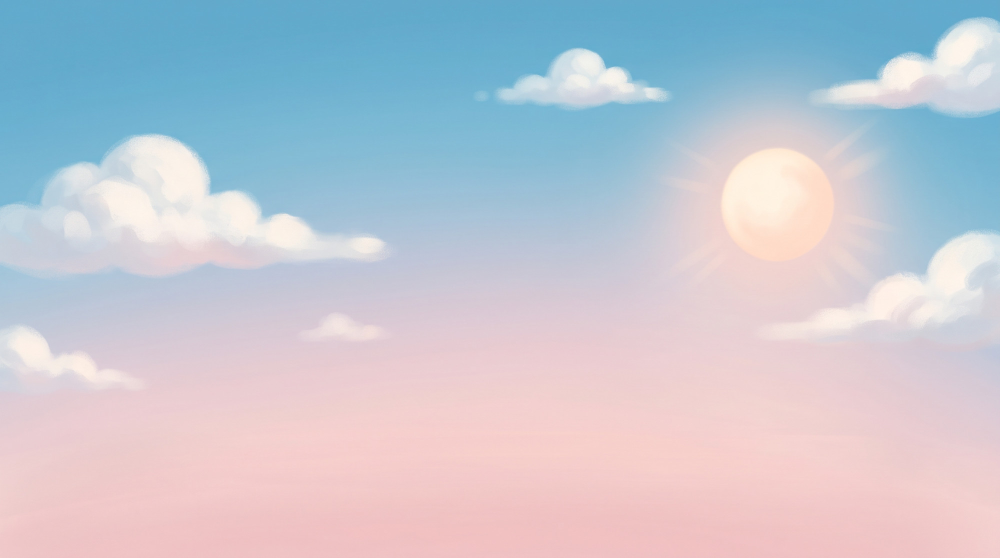
#> input picture godot/art_src/bg_sky.jpg, 2000 x 1116 px (shown at 1/2 size)
$ python make_bg.py
#> lines starting #> are read from the running program, lines starting #| are printed output that depends on the picture; after the words box and inside, x2 and y2 are one past the last pixel; in counts of white or black regions, pixels touching at a corner belong together
#!/usr/bin/env python3
"""Turns the generated scenery images into game backgrounds.

  sky   - used as is (art/bg/sky.jpg)
  hills - the generator filled the area above the hills with magenta (as
          asked) but also painted a strip of hills above that. Everything down
          to the end of the magenta band is dropped, the remaining magenta
          fringe is keyed out, and the hills are saved as art/bg/hills.png
          with a transparent top edge.

    python3 godot/tools/make_bg.py
"""
from pathlib import Path

import numpy as np
from PIL import Image
from scipy import ndimage

ROOT = Path(__file__).resolve().parent.parent
SRC, OUT = ROOT / 'art_src', ROOT / 'art' / 'bg'
OUT.mkdir(parents=True, exist_ok=True)

Image.open(SRC / 'bg_sky.jpg').convert('RGB').save(OUT / 'sky.jpg', quality=92)

rgb = np.asarray(Image.open(SRC / 'bg_hills.jpg').convert('RGB')).astype(np.float32)
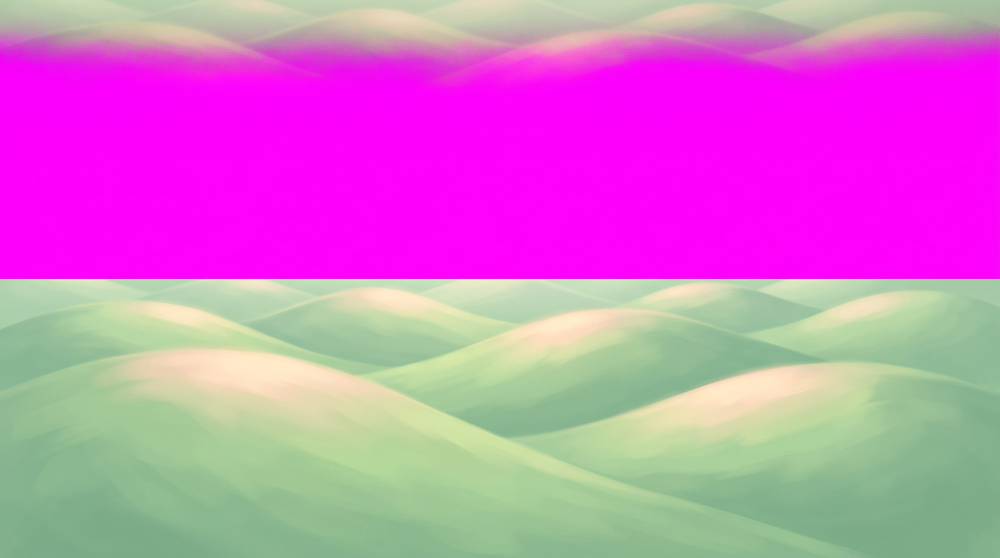
#> input picture godot/art_src/bg_hills.jpg, 2000 x 1116 px (shown at 1/2 size)
r, g, b = rgb[..., 0], rgb[..., 1], rgb[..., 2]
magenta = (np.minimum(r, b) - g) / 255.0          # > 0.4 is the key colour
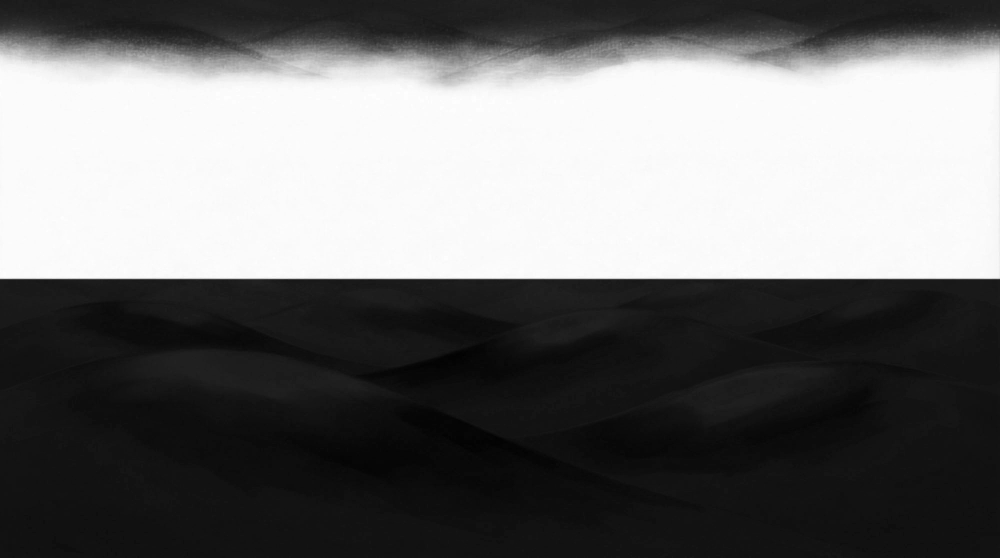
#> magenta: shape (1116, 2000) float32 (shown at 1/2 size); min -0.271, max 1, mean 0.298; drawn with min black and max white
rows = (magenta > 0.4).mean(axis=1)
#> rows = 1116 values, max 1 at index 121, min 0 at index 0, mean 0.409
band = np.where(rows > 0.5)[0]
#> band = 456 values from 102 to 557
top = int(band.max()) + 1                          # first row below the band
#> top = 558
hills = rgb[top:]
m = magenta[top:]
alpha = 1.0 - np.clip((m - 0.12) / 0.3, 0, 1)
# soften the very top edge so the hills melt into the sky
fade = np.clip(np.arange(hills.shape[0]) / 18.0, 0, 1)[:, None]
#> fade = 558 values from 0 to 1
alpha = alpha * fade
excess = np.clip(np.minimum(hills[..., 0], hills[..., 2]) - hills[..., 1], 0, None)
hills[..., 0] -= excess
hills[..., 2] -= excess
out = np.dstack([hills, alpha * 255]).clip(0, 255).astype(np.uint8)
Image.fromarray(out, 'RGBA').save(OUT / 'hills.png')
print(f'sky.jpg, hills.png ({out.shape[1]}x{out.shape[0]}, cut at row {top})')
#| sky.jpg, hills.png (2000x558, cut at row 558)

# meadow: a foreground strip of grass and wildflowers under a magenta sky.
# Keep it from the tallest stalk down, keyed, at most 1600 wide.
rgb = np.asarray(Image.open(SRC / 'bg_meadow.jpg').convert('RGB')).astype(np.float32)
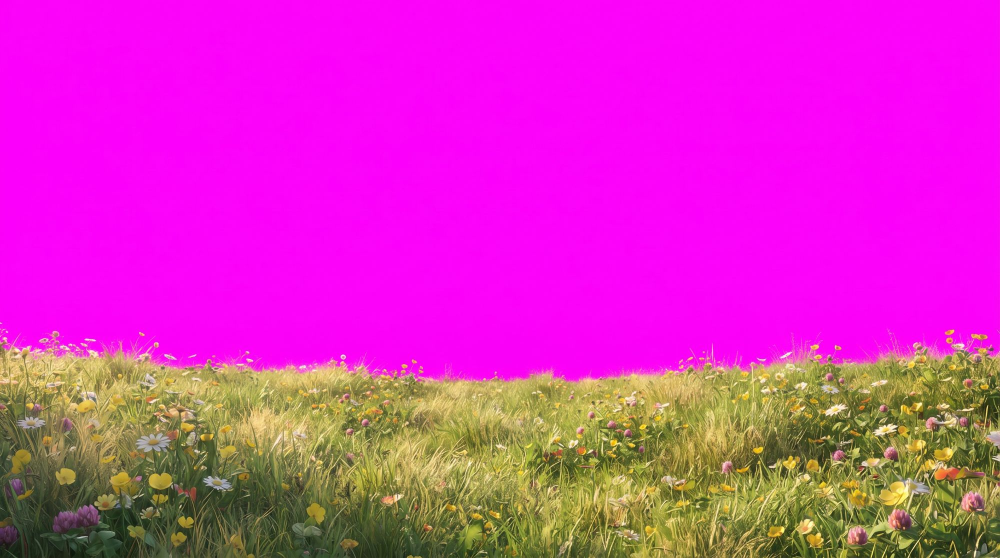
#> input picture godot/art_src/bg_meadow.jpg, 2000 x 1116 px (shown at 1/2 size)
r, g, b = rgb[..., 0], rgb[..., 1], rgb[..., 2]
magenta = (np.minimum(r, b) - g) / 255.0
alpha = 1.0 - np.clip((magenta - 0.04) / 0.2, 0, 1)
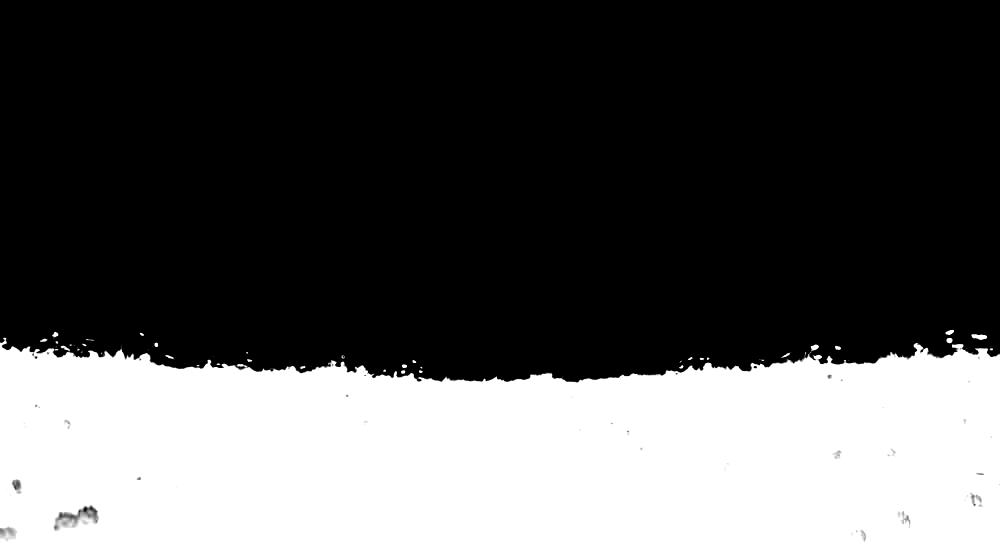
#> alpha: shape (1116, 2000) float32 (shown at 1/2 size); min 0, max 1, mean 0.344
alpha = np.where(alpha > 0.35, alpha, 0.0)   # no pink haze round the stalks
top = int(np.where((alpha > 0.5).mean(axis=1) > 0.002)[0].min())
#> top = 660
mead, alpha = rgb[top:], alpha[top:]
#> alpha: shape (456, 2000) float32
alpha = alpha * np.clip(np.arange(mead.shape[0]) / 40.0, 0, 1)[:, None]
excess = np.clip(np.minimum(mead[..., 0], mead[..., 2]) - mead[..., 1], 0, None)
#> excess: shape (456, 2000) float32
mead[..., 0] -= excess
mead[..., 2] -= excess
# the stalk tips along the top edge carry a pink blend from the backdrop:
# there, nothing may be redder or bluer than it is green
band = (np.arange(mead.shape[0]) < 120)[:, None]
pink = band & (mead[..., 0] > mead[..., 1]) & (mead[..., 2] > mead[..., 1] * 0.85)
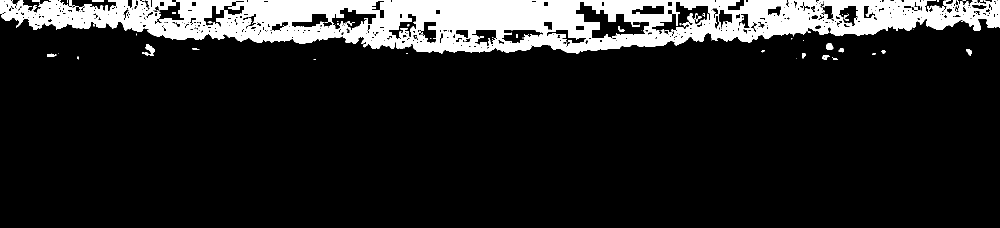
#> pink: shape (456, 2000) bool (shown at 1/2 size); 13.1% white; 88 white regions (59 under 20 px), largest, box (x1, y1, x2, y2) and area: (0, 0, 2000, 108) 117797, (291, 88, 310, 112) 220, (1652, 86, 1667, 100) 158
alpha = np.where(ndimage.binary_dilation(pink, iterations=2) & band, 0.0, alpha)
edge = band & (alpha < 0.98)
#> edge: shape (456, 2000) bool; 17.5% white; 20 white regions (3 under 20 px), largest, box (x1, y1, x2, y2) and area: (0, 0, 2000, 110) 157613, (282, 86, 312, 114) 476, (1650, 84, 1669, 102) 250
mead[..., 0] = np.where(edge, np.minimum(mead[..., 0], mead[..., 1] * 1.05), mead[..., 0])
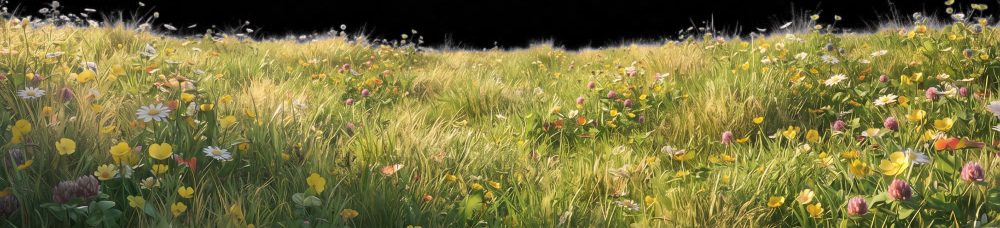
#> mead: shape (456, 2000, 3) float32 (shown at 1/2 size); mean R, G, B 120.1, 114.6, 61.7
mead[..., 2] = np.where(edge, np.minimum(mead[..., 2], mead[..., 1]), mead[..., 2])
#> mead: shape (456, 2000, 3) float32; 0.27% of pixels changed, all inside (x1, y1, x2, y2) = (7, 0, 1995, 115)
out = Image.fromarray(np.dstack([mead, alpha * 255]).clip(0, 255).astype(np.uint8), 'RGBA')
#> out: PIL image 2000x456 RGBA
if out.width > 1600:
    out = out.resize((1600, round(out.height * 1600 / out.width)), Image.LANCZOS)
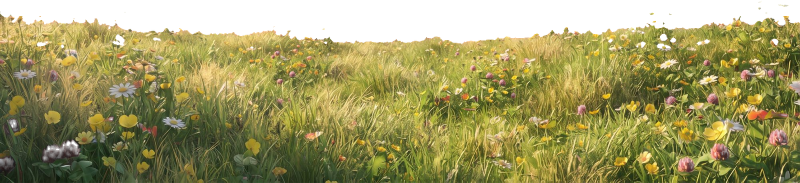
#> out: PIL image 1600x365 RGBA (shown at 1/2 size); mean R, G, B, A 115.6, 110.2, 57.3, 209.9; transparent parts drawn white
out.save(OUT / 'meadow.png')
print(f'meadow.png ({out.width}x{out.height}, cut at row {top})')
#| meadow.png (1600x365, cut at row 660)
